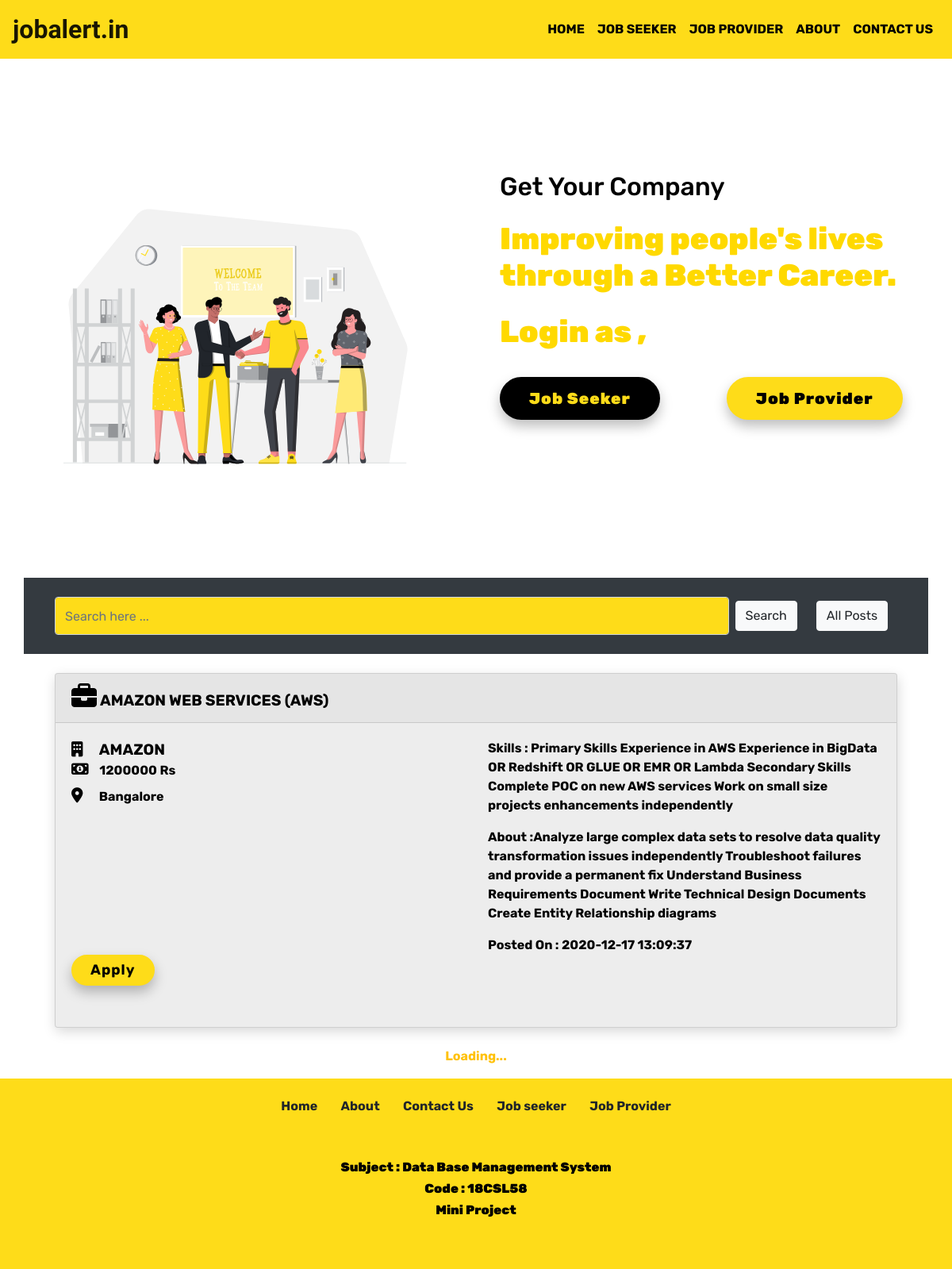
The page /search.php?job_name=Amazon Web Services (AWS) on the database its author committed.
### tables this page shows
CREATE TABLE `job_db` (
  `job_id` int(11) NOT NULL,
  `comp_id` int(11) NOT NULL,
  `job_name` varchar(255) NOT NULL,
  `job_about` varchar(1000) NOT NULL,
  `job_address` varchar(255) NOT NULL,
  `job_skills` varchar(1000) NOT NULL,
  `job_salary` varchar(255) NOT NULL,
  `job_qualification` varchar(1000) NOT NULL,
  `datetime` datetime NOT NULL DEFAULT current_timestamp()
);

CREATE TABLE `company_db` (
  `comp_id` int(11) NOT NULL,
  `comp_name` varchar(255) NOT NULL,
  `comp_about` varchar(1000) NOT NULL,
  `comp_address` varchar(255) NOT NULL,
  `comp_email` varchar(255) NOT NULL,
  `comp_password` varchar(255) NOT NULL,
  `datetime` datetime NOT NULL DEFAULT current_timestamp()
);

### search.php (the view, shortened to what this page needs)
<!DOCTYPE html>
<html lang="en">
<head>
    <link rel="stylesheet" href="https://cdn.jsdelivr.net/npm/bootstrap@4.5.3/dist/css/bootstrap.min.css"
>
    <link rel="stylesheet" href="https://unpkg.com/aos@next/dist/aos.css" />
    <link rel="stylesheet" href="style.css">
</head>
<body>
    <?php    include 'includes/_dbconnect.php';       ?>
    <nav class="navbar navbar-expand-lg navbar-light bg-white">
    <a class="navbar-brand " href="index.php" style="font-family: 'Langar', cursive;text-transform:lowercase;">JobAlert.in</a>
        <div class="collapse navbar-collapse" id="navbarSupportedContent">
            <ul class="navbar-nav ml-auto">
                <li class="nav-item active">
                    <a class="nav-link menu_active" href="index.php">Home
                        <span class="sr-only">(current)</span></a>
                </li>
                <li class="nav-item">
                    <a class="nav-link" href="user">Job seeker</a>
                </li>
                <li class="nav-item">
                    <a class="nav-link" href="company">Job provider</a>
                </li>
                <li class="nav-item">
                    <a class="nav-link" href="#">About</a>
                </li>
                <li class="nav-item">
                    <a class="nav-link" href="contact">Contact us</a>
                </li>
            </ul>
        </div>
    </nav>
    <div class="container-fluid" id="header">
        <div class="row">
            <div class="col-lg-6 col-md-6 col-sm-8 col-xs-8 header-img">
                <img class="image1 img-fluid animated" src="images/new_hire.svg" alt="election">
            </div>
            <div class="col-lg-6 col-md-6 col-sm-12 col-xs-12 ">
                <div class="container mt-4 pt-4 " data-aos="fade-right">
                    <h2 class="mt-4">Get Your Company</h2>
                    <h1 class="mt-4">Improving people's lives through a Better Career.
                    </h1>
                    <h1 class="mt-4">Login as ,</h1>
                    <a class="btn btn-vote mt-4 " href="user/user_login.php">Job Seeker</a>
                    <a class="btn btn-result mt-4 " href="company/comp_login.php">Job Provider</a>
                </div>
            </div>
        </div>
    </div>
    <br>
    <div class="container bg-dark p-4">
    <div class="container" id="search">
        <form class="form-inline" action="search.php" method="GET">
            <input name="job_name" style="width:80%;height:3rem;background-color:#fedc19;" class="form-control mr-sm-2"
                type="search" placeholder="Search here ..." aria-label="Search">
            <button class="btn btn-light my-2 my-sm-0" type="submit">Search</button>
            <a href="index.php" class="btn btn-light my-2 ml-4 my-sm-0" type="submit">All Posts</a>
        </form>
    </div>
    </div>
    <?php
                $job_names = $_GET["job_name"];
                $sql="SELECT * FROM company_db JOIN job_db ON company_db.comp_id = job_db.comp_id WHERE job_name='$job_names' OR comp_name='$job_names' OR job_salary='$job_names'  ORDER BY job_db.datetime DESC ";
                $result = mysqli_query($conn , $sql);
                    while($row = mysqli_fetch_assoc($result)){
                        $comp_name=$row['comp_name'];
                        $job_name=$row['job_name'];
                        $job_about=$row['job_about'];
                        $job_address=$row['job_address'];
                        $job_skills=$row['job_skills'];
                        $job_salary=$row['job_salary'];
                        $job_datetime=$row['datetime'];
                        echo'
                        <div class="container post" id="post"   data-aos="fade-right">
                    <div class="card post m-4">
                        <div class="card-header">
                        <i class="fas fa-briefcase card-header-icon"></i>
                        <span class="text-uppercase text-dark card-header-name font-weight-bold"> '.$job_name.'</span>
                    </div>
                        <div class="card-body">
                        <div class="row">
                             <div class="col">
                                 <span class="card-title text-dark card-header-name font-weight-bold"><i class="far fa-building card-header-name"></i> &nbsp;&nbsp;&nbsp;&nbsp;'.$comp_name.'</span>
                                <h5 class="card-title card-comp-details"><i class="fas fa-money-bill-alt card-header-name"></i> &nbsp;&nbsp;&nbsp;'.$job_salary.' Rs</h5>
                                <p class="card-text card-comp-details"><i class="fas fa-map-marker-alt card-header-name"></i> &nbsp;&nbsp;&nbsp;&nbsp;&nbsp;'.$job_address.'</p>
                            </div>
                            <div class="col">
                                    <p class="card-text card-comp-details">Skills    : '.$job_skills.'</p>
                                    <p class="card-text card-comp-details">About     :'.$job_about.'</p>
                                    <p class="card-text card-comp-details">Posted On :   '.$job_datetime.'</p>
                            </div>
                        </div>
                        <a href="user/user_login.php" class="btn btn-primary btn-apply">Apply</a>
                     </div>
                        </div>
                    </div>
                    </div>
                        ';
            }
        ?>
    <div class="container">
        <p class="text-center font-weight-bold text-warning">
            Loading...
        </p>
    </div>
    <div>
        <?php    include 'footer.php';       ?>
    </div>
</body>
</html>

### style.css (style rules this page uses)
* { margin: 0; padding: 0; box-sizing: border-box; }
body { font-family: 'Rubik', sans-serif !important; }
.navbar { background-color:#fedc19 !important; text-transform: uppercase; font-weight: bolder; }
.navbar-brand { font-size: 2rem !important; font-weight: bolder; text-transform: lowercase !important; }
.navbar li a { font-size: 1rem; text-decoration: capitalize; text-transform: uppercase; color:#000 !important; }
.menu_active { font-weight: bold; }
.image1 { height: 70vh; width: 100%; max-width: 100%; }
#header h1 { margin: 0 0 10px; font-size: 2.4rem; font-weight: 900; color: #ffd900; }
#header h2 { color: #000; font-size: 2rem; }
#header .btn-result { font-weight: 900; font-size: 20px; letter-spacing: 1px; display: inline-block; padding: 10px 35px; border-radius: 50px; transition: 1s; color: #000; background-color: #fedc19; border: 2px solid #fedc19; text-decoration: none; margin-bottom: 2rem; margin-left: 5rem; box-shadow: 0 0.5rem 1rem rgba(0, 0, 0, 0.26); }
#header .btn-vote { font-weight: 900; font-size: 20px; letter-spacing: 1px; display: inline-block; padding: 10px 35px; border-radius: 50px; transition: 1s; color: #fedc19; background-color: #000; border: 2px solid #000; text-decoration: none; margin-bottom: 2rem; box-shadow: 0 0.5rem 1rem rgba(0, 0, 0, 0.26); }
#header { width: 100%; height: 100%; margin-top: 70px; }
.header-img { text-align: right; }
#header .animated { animation: up-down 1.5s ease-in-out infinite alternate-reverse both; }
#post .post { max-width: 100% !important; background-color: #ededed; }
#post .post { max-width: 100% !important; }
#post .card-header-name { font-size: 1.2rem !important; font-weight: bolder; color: #000000 !important; text-transform: uppercase; }
#post .card-header-icon { font-size: 2rem !important; font-weight: bolder; color: #000 !important; text-transform: uppercase; }
#post .card-comp-details { font-size: 1rem !important; color: #000; font-weight: bold; }
#post .card { box-shadow: 1px 5px 1rem rgba(0, 0, 0, 0.151); }
.btn-apply { font-weight: bolder; font-size: 18px; letter-spacing: 1px; display: inline-block; padding: 4px 22px; border-radius: 50px; transition: 1s; color:#000 ; background-color:#fedc19 ; border: 2px solid #fedc19; text-decoration: none; margin-bottom: 2rem; box-shadow: 0 0.5rem 1rem rgba(0, 0, 0, 0.253); }

### rows shown on the page
job_db: job_name "AMAZON WEB SERVICES (AWS)", comp.comp_name "AMAZON", job_salary "1200000", job_address "Bangalore", job_skills "Primary Skills Experience in AWS Experience in BigData OR Redshift OR GLUE OR EMR OR Lambda Secondary Skills Complete POC on new AWS services Work on small size projects enhancements independently", job_about "Analyze large complex data sets to resolve data quality transformation issues independently Troubleshoot failures and provide a permanent fix Understand Business Requirements Document Write Technical Design Documents Create Entity Relationship diagrams", datetime "2020-12-17 13:09:37"
